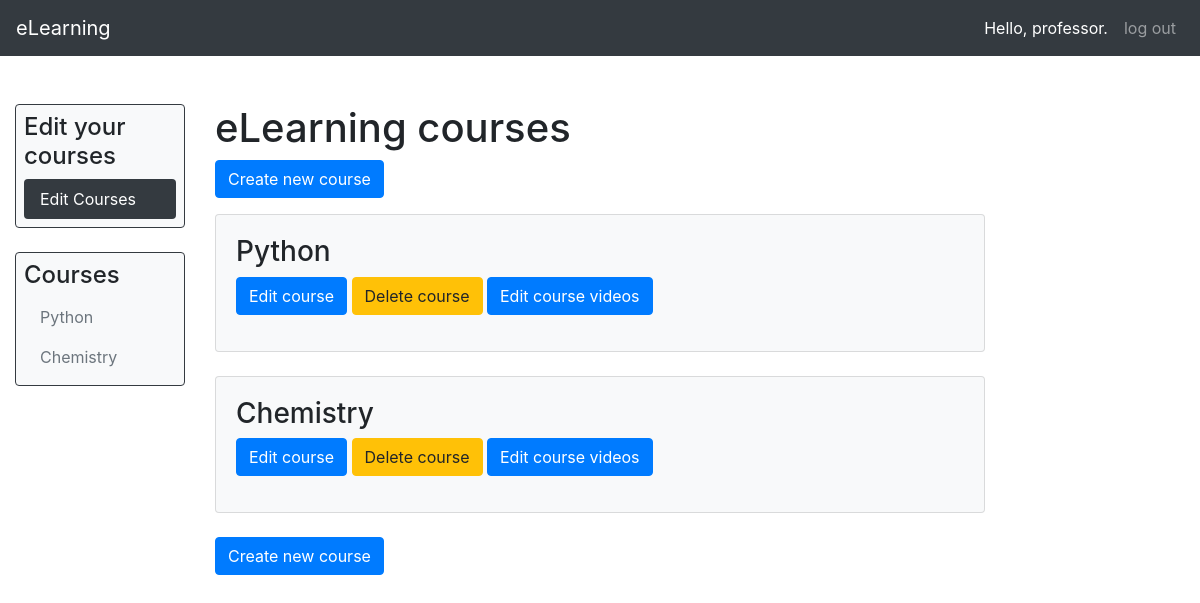
Page /list/ (signed in) on the committed database.
### users/models.py (models this page shows)
class CustomUser(AbstractUser):
    userType = models.IntegerField("User role", choices=USER_TYPES, default=1)

### eLearn/models.py (models this page shows)
class Course(models.Model):
    professor = models.ForeignKey(CustomUser, on_delete=models.CASCADE)
    name = models.CharField(max_length=100)
    slug = models.SlugField(max_length=150, unique=True)
    description = models.TextField()
    uploadDate = models.DateTimeField(auto_now_add=True)
    class Meta:
        ordering = ['-uploadDate']
    def __str__(self):
        return self.name

### eLearn/views.py (the view)
# urls.py: path('list/', views.CourseListView.as_view(), name='list_course'),
class CourseListView(ListView):
    model = Course
    template_name = 'eLearn/list.html'
    context_object_name = 'courses'
    def get_context_data(self, **kwargs):
        context = super().get_context_data(**kwargs)
        latest_course = Course.objects.latest('uploadDate')
        context['selected_course'] = latest_course
        my_courses = Course.objects.filter(professor_id=self.request.user)
        authenticated_user = self.request.user
        if authenticated_user.userType == 2:
            context['userType'] = "professor"
        else:
            context['userType'] = "student"
        context['courses'] = my_courses
        return context

### eLearn/templates/eLearn/list.html (shortened to what this page needs)
{% extends "eLearn/base.html" %}
{% block content %}
  <div class="col-8">
    <div class="tab-content" id="v-pills-tabContent">
      <h1>eLearning courses</h1>
      <p>
        <a href="{% url 'eLearn:create_course' %}" class="btn btn-primary" role="button">Create new course</a>
      </p>
      <div class="module">
        {% for course in courses %}
          <div class="card card-body bg-light">
            <h3>{{ course.name }}</h3>
            <p>
              <a href="{% url 'eLearn:edit_course' course.id %}" class="btn btn-primary" role="button">Edit course</a>
              <a href="{% url 'eLearn:delete_course' course.id %}" class="btn btn-warning" role="button">Delete course</a>
              <a href="{% url 'eLearn:list_video' course.id %}" class="btn btn-primary" role="button">Edit course videos</a>
            </p>
          </div>
        {% empty %}
          <p>You haven't created any courses yet.</p>
        {% endfor %}
        <p>
          <a href="{% url 'eLearn:create_course' %}" class="btn btn-primary" role="button">Create new course</a>
        </p>
      </div>
    </div>
  </div>
  <div class="col-2">
  </div>
{% endblock %}

### eLearn/templates/eLearn/base.html (shortened to what this page needs)
{% load bootstrap4 %}
{% load static %}
<!DOCTYPE html>
<html lang="en">
  <head>
    {% bootstrap_css %}
    <link rel="stylesheet" type="text/css" href="{% static 'eLearn/style.css' %}">
  </head>
  <body>
    <nav class="navbar navbar-expand-sm navbar-dark bg-dark">
      {% if user.is_authenticated %}
        <a class="navbar-brand" href="{% url 'eLearn:main' %}">eLearning</a>
      {% else %}
        <a class="navbar-brand" href="{% url 'eLearn:index' %}">eLearning</a>
      {% endif %}
      <div class="collapse navbar-collapse justify-content-end" id="navbarNavAltMarkup">
        <div class="navbar-nav">
          {% if user.is_authenticated %}
            <div class="nav-item nav-link active">Hello, {{ user.username }}.</div>
            <a class="nav-item nav-link" href="{% url 'users:logout' %}">log out<span class="sr-only">(current)</span></a>
          {% else %}
            <a class="nav-item nav-link" href="{% url 'users:register' %}">register</a>
            <a class="nav-item nav-link" href="{% url 'users:login' %}">log in</a>
          {% endif %}
        </div>
      </div>
    </nav>
    <div class="container-fluid">
      <div>
        <div class="row">
          <div class="col-2">
            {% if userType == "professor" %}
              <div class="p-2 border border-dark rounded bg-light">
                <div>
                  <h4>Edit your courses</h4>
                </div>
                <div class="nav flex-column nav-pills red" id="v-pills-tab" role="tablist" aria-orientation="vertical">
                  <a class="nav-link active" id="v-pills-editCourse-tab" href="{% url 'eLearn:list_course' %}" role="tab" aria-controls="v-pills-editCourse" aria-selected="true">Edit Courses</a>
                </div>
              </div>
              <div class="pt-4" ></div>
            {% endif %}
            <div class="p-2 border border-dark rounded bg-light">
              <div>
                <h4>Courses</h4>
              </div>
              {% for course in courses %}
                {% if course == selected_course and selected_course != None%}
                  <div class="nav flex-column nav-pills red" id="v-pills-tab" role="tablist" aria-orientation="vertical">
                    <a class="nav-link active" id="v-pills-editCourse-tab" href="{% url 'eLearn:main' course.id %}" role="tab" aria-controls="v-pills-editCourse" aria-selected="true">{{ course }}</a>
                  </div>
                {% else %}
                  <div class="nav flex-column nav-pills red" id="v-pills-tab" role="tablist" aria-orientation="vertical">
                    <a class="nav-link" id="v-pills-editCourse-tab" href="{% url 'eLearn:main' course.id %}" role="tab" aria-controls="v-pills-editCourse" aria-selected="true">{{ course }}</a>
                  </div>
                {% endif %}
              {% endfor %}
            </div>
          </div>
            {% block content %}{% endblock content %}
        </div>
      </div>
    </div>
  </body>
</html>

### eLearn/static/eLearn/style.css (style rules this page uses)
.red .active { background-color: #343a40 !important; }
.red .nav-link { color: #6c757d; }

### rows in the picture
CustomUser: username "professor"
Course: name "Python"
Course: name "Chemistry"
